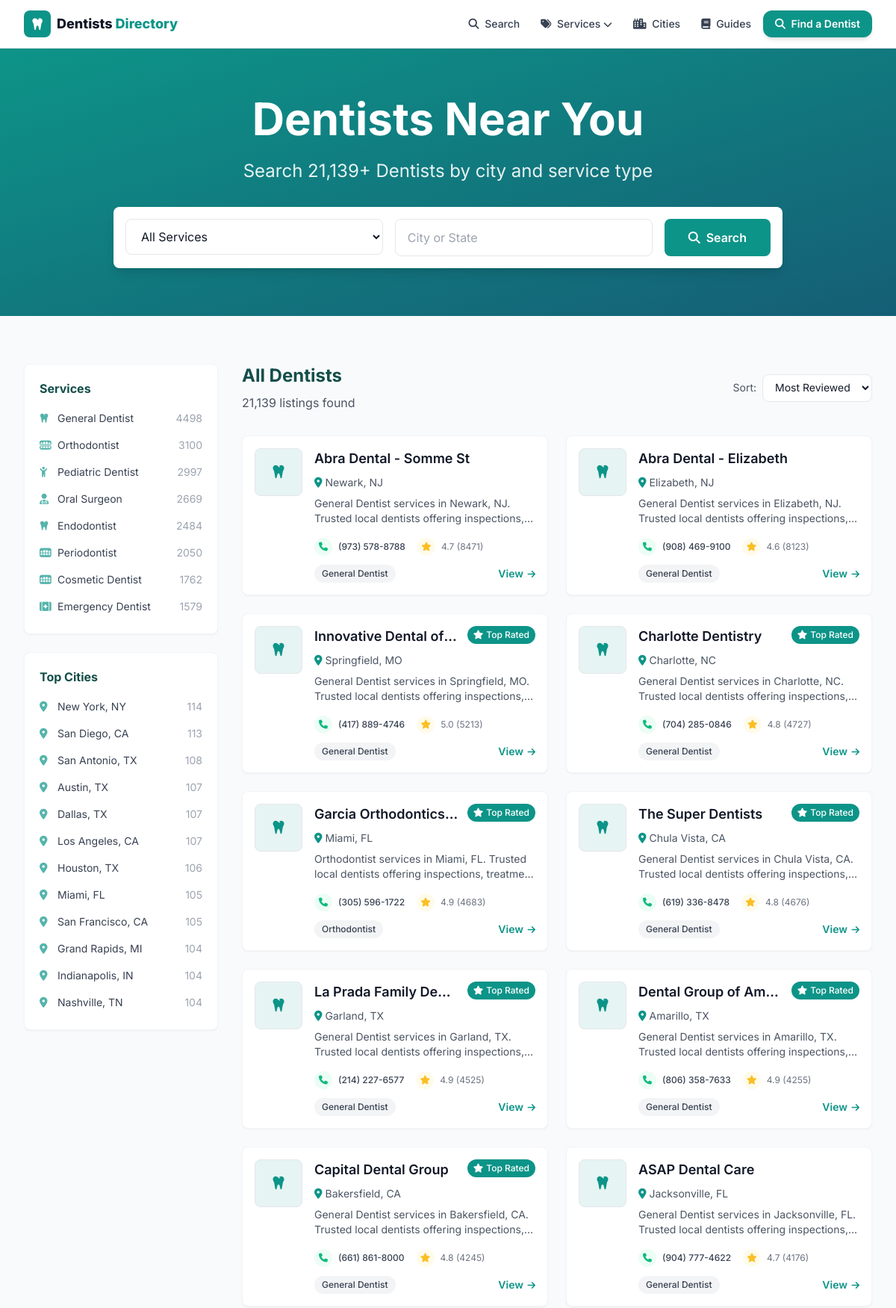
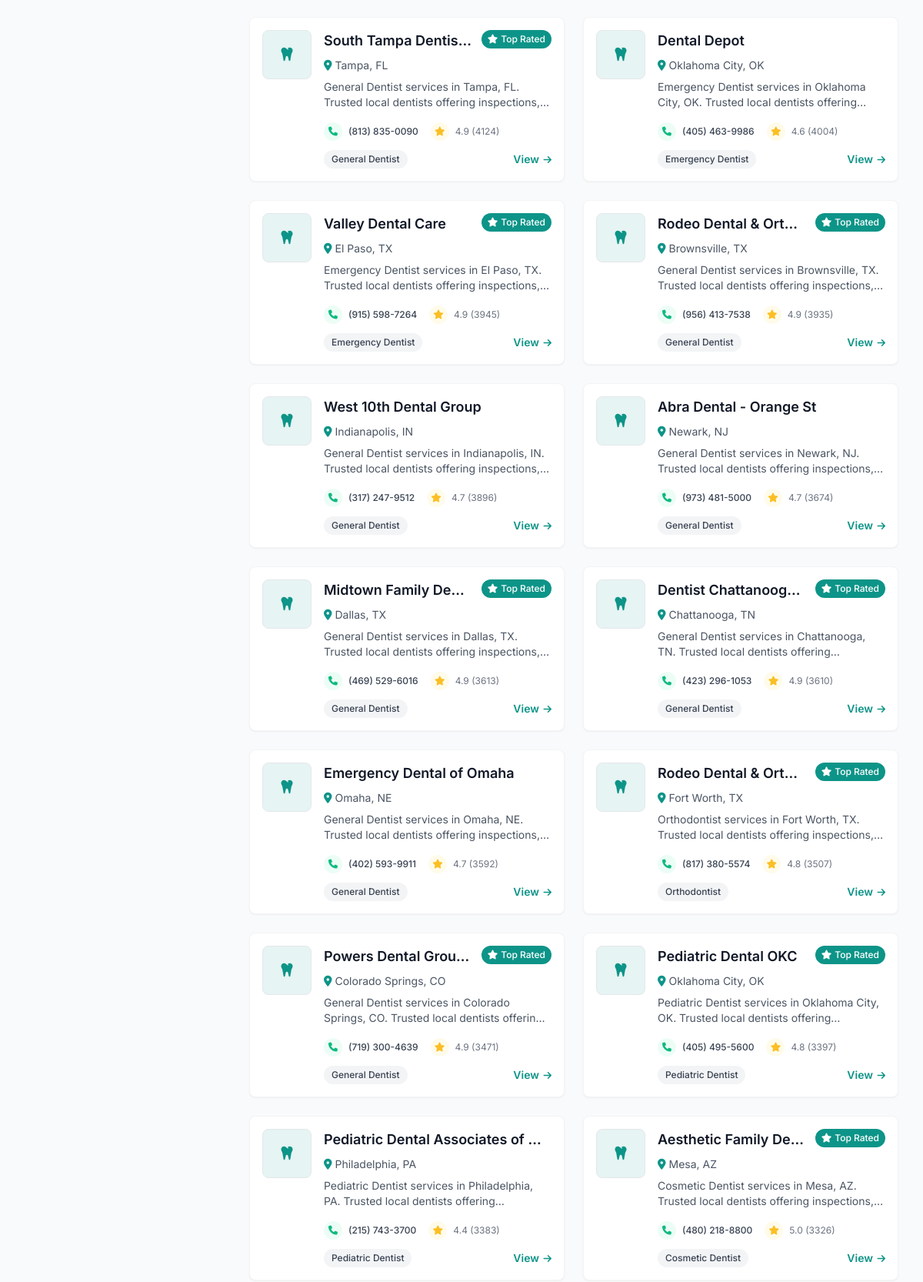
The page / (upper part) on the database its author committed (2 pictures, top to bottom).
### tables this page shows
CREATE TABLE listings (
    id          INTEGER PRIMARY KEY AUTOINCREMENT,
    name        TEXT NOT NULL,
    slug        TEXT UNIQUE NOT NULL,
    category    TEXT,
    city        TEXT,
    state       TEXT,
    address     TEXT,
    phone       TEXT,
    website     TEXT,
    lat         REAL,
    lng         REAL,
    rating      REAL,
    reviews     INTEGER,
    hours       TEXT,           -- JSON blob
    maps_url    TEXT,
    cid         TEXT,           -- google place CID, used for dedup
    scraped_at  TEXT DEFAULT (datetime('now'))
);

### web/app.py (the view)
@app.route("/")
def home():
    d = get_db()
    sort = request.args.get("sort", "reviews")
    order = {"reviews": "reviews DESC", "rating": "rating DESC, reviews DESC",
             "name": "name ASC"}.get(sort, "reviews DESC")
    listings = d.execute(
        f"SELECT * FROM listings ORDER BY {order} LIMIT 24").fetchall()
    cities = d.execute(
        "SELECT city, state, COUNT(*) n FROM listings "
        "GROUP BY city, state ORDER BY n DESC LIMIT 24").fetchall()
    cats = d.execute(
        "SELECT category, COUNT(*) n FROM listings "
        "WHERE category IS NOT NULL GROUP BY category ORDER BY n DESC").fetchall()
    total = dbmod.count(d)
    return render_template("index.html", listings=listings, cities=cities,
                           cats=cats, total=total, sort=sort)

### scraper/db.py (called while the page is built)
def slugify(value: str) -> str:
    value = unicodedata.normalize("NFKD", value).encode("ascii", "ignore").decode()
    value = re.sub(r"[^\w\s-]", "", value).strip().lower()
    return re.sub(r"[-\s]+", "-", value)

def count(conn) -> int:
    return conn.execute("SELECT COUNT(*) FROM listings").fetchone()[0]

### web/app.py (called while the page is built)
def get_db():
    if "db" not in g:
        uri = f"file:{dbmod.DB_PATH.as_posix()}?mode=ro&immutable=1"
        g.db = sqlite3.connect(uri, uri=True)
        g.db.row_factory = sqlite3.Row
    return g.db

def slugify(s):
    return dbmod.slugify(s or "")

@app.context_processor
def inject_globals():
    cats = [r["category"] for r in get_db().execute(
        "SELECT DISTINCT category FROM listings WHERE category IS NOT NULL "
        "ORDER BY category")]
    return {
        "SITE_NAME": app.config["SITE_NAME"],
        "ALL_CATEGORIES": cats,
        "CATEGORY_ICONS": CATEGORY_ICONS,
        "ADSENSE_CLIENT": app.config["ADSENSE_CLIENT"],
        "GA_ID": app.config["GA_ID"],
        "DOMAIN": app.config["DOMAIN"],
        "GSC_VERIFICATION": app.config["GSC_VERIFICATION"],
        "STATE_NAMES": STATE_NAMES,
        "cat_slug": slugify,
    }

### web/templates/index.html (shortened to what this page needs)
{% extends "base.html" %}
{% from "_macros.html" import card %}
{% block content %}
<section class="bg-gradient-to-br from-primary to-gradient text-white py-16">
  <div class="max-w-7xl mx-auto px-4 sm:px-6 lg:px-8 text-center">
    <h1 class="text-4xl md:text-6xl font-heading font-bold mb-6">Dentists Near You</h1>
    <p class="text-xl md:text-2xl mb-8 text-white/90 max-w-3xl mx-auto">Search {{ "{:,}".format(total) }}+ Dentists by city and service type</p>
    <div class="max-w-4xl mx-auto">
      <form method="GET" action="/search" class="flex flex-col md:flex-row gap-4 bg-white rounded-lg p-4 shadow-lg">
        <div class="flex-1 relative">
          <select name="category" class="w-full px-4 py-3 text-gray-900 rounded-lg border border-gray-200 focus:border-primary focus:ring-2 focus:ring-primary/20 outline-none bg-white">
            <option value="">All Services</option>
          </select>
        </div>
        <div class="flex-1 relative">
          <input name="city" placeholder="City or State" class="w-full px-4 py-3 text-gray-900 rounded-lg border border-gray-200 focus:border-primary focus:ring-2 focus:ring-primary/20 outline-none">
        </div>
        <button class="bg-primary hover:opacity-90 text-white font-semibold px-8 py-3 rounded-lg whitespace-nowrap"><i class="fas fa-search mr-2"></i>Search</button>
      </form>
    </div>
  </div>
</section>
<section class="py-16 bg-gray-50">
  <div class="max-w-7xl mx-auto px-4 sm:px-6 lg:px-8">
    <div class="grid grid-cols-1 lg:grid-cols-4 gap-8">
      <aside class="lg:col-span-1 space-y-6">
        <div class="bg-white rounded-lg shadow-sm border border-gray-100 p-5">
          <h3 class="font-heading font-bold text-secondary mb-3">Services</h3>
          <ul class="space-y-1">
            {% for c in cats %}
            <li><a href="/category/{{ cat_slug(c.category) }}" class="flex items-center justify-between text-sm text-gray-700 hover:text-primary py-1.5">
              <span><i class="fa-solid {{ CATEGORY_ICONS.get(c.category,'fa-bug') }} mr-2 text-primary/70 w-4"></i>{{ c.category }}</span>
              <span class="text-gray-400">{{ c.n }}</span></a></li>
            {% endfor %}
          </ul>
        </div>
        <div class="bg-white rounded-lg shadow-sm border border-gray-100 p-5">
          <h3 class="font-heading font-bold text-secondary mb-3">Top Cities</h3>
          <ul class="space-y-1">
            {% for c in cities[:12] %}
            <li><a href="/{{ c.state|lower }}/{{ cat_slug(c.city) }}" class="flex items-center justify-between text-sm text-gray-700 hover:text-primary py-1.5">
              <span><i class="fas fa-map-marker-alt mr-2 text-primary/70 w-4"></i>{{ c.city }}, {{ c.state }}</span>
              <span class="text-gray-400">{{ c.n }}</span></a></li>
            {% endfor %}
          </ul>
        </div>
      </aside>
      <div class="lg:col-span-3">
        <div class="listings-container">
          <div class="flex flex-col sm:flex-row justify-between items-start sm:items-center mb-8">
            <div>
              <h2 class="text-2xl font-heading font-bold text-secondary mb-2">All Dentists</h2>
              <p class="text-gray-600">{{ "{:,}".format(total) }} listings found</p>
            </div>
            <div class="mt-4 sm:mt-0">
              <form method="GET" class="flex items-center space-x-2">
                <label class="text-sm text-gray-600">Sort:</label>
                <select name="sort" onchange="this.form.submit()" class="px-3 py-2 border border-gray-200 rounded-lg text-sm focus:border-primary outline-none bg-white">
                  <option value="reviews" {% if sort=='reviews' %}selected{% endif %}>Most Reviewed</option>
                </select>
              </form>
            </div>
          </div>
          <div class="grid grid-cols-1 md:grid-cols-2 gap-6 mb-8">
            {% for l in listings %}{{ card(l) }}{% endfor %}
          </div>
        </div>
      </div>
    </div>
  </div>
</section>
{% endblock %}

### web/templates/_macros.html (shortened to what this page needs)
{% macro card(l) %}
<div class="bg-white rounded-lg shadow-sm hover:shadow-md transition-all duration-200 overflow-hidden border border-gray-100">
  <div class="p-4">
    <div class="flex items-start space-x-4">
      <div class="flex-shrink-0">
      </div>
      <div class="flex-1 min-w-0">
        <div class="flex items-start mb-2">
          <h3 class="text-lg font-heading font-semibold text-gray-900 flex-1 min-w-0 mr-3">
            <a href="/listing/{{ l.slug }}" class="hover:text-primary block truncate">{{ l.name }}</a>
          </h3>
          {% if l.rating and l.rating >= 4.8 %}
          <span class="bg-primary text-white px-2 py-1 rounded-full text-xs font-medium flex-shrink-0">
            <i class="fas fa-star mr-1"></i><span class="hidden sm:inline">Top Rated</span></span>
          {% endif %}
        </div>
        <p class="text-sm text-gray-600 flex items-center mb-2">
          <i class="fas fa-map-marker-alt mr-1 text-primary"></i>
          <a href="/{{ l.state|lower }}/{{ l.city|slugify }}" class="hover:text-primary hover:underline">{{ l.city }}, {{ l.state }}</a>
        </p>
        <p class="text-gray-600 text-sm mb-4 line-clamp-2">
          {{ l.category or 'Dentists' }} services in {{ l.city }}, {{ l.state }}. Trusted local dentists offering inspections, treatment and prevention. Call for service and fast response.
        </p>
        <div class="flex items-center justify-between text-xs mb-3">
          <div class="flex items-center space-x-4">
            {% if l.phone %}
            <a href="tel:{{ l.phone|trim }}" class="flex items-center group transition-all duration-200 hover:text-emerald-600">
              <div class="w-6 h-6 rounded-full bg-emerald-50 flex items-center justify-center mr-2 group-hover:bg-emerald-100">
                <i class="fas fa-phone text-xs text-emerald-500"></i></div>
              <span class="hidden sm:inline text-gray-700 group-hover:text-emerald-600 font-medium">{{ l.phone|trim }}</span>
            </a>
            {% endif %}
            {% if l.reviews %}
            <div class="flex items-center text-gray-500">
              <div class="w-6 h-6 rounded-full bg-amber-50 flex items-center justify-center mr-2"><i class="fas fa-star text-xs text-amber-400"></i></div>
              <span>{{ "%.1f"|format(l.rating) }} ({{ l.reviews }})</span>
            </div>
            {% endif %}
          </div>
        </div>
        <div class="flex items-center justify-between">
          {% if l.category %}<span class="bg-gray-100 text-gray-700 px-2.5 py-1 rounded-full text-xs font-medium">{{ l.category }}</span>{% else %}<span></span>{% endif %}
          <a href="/listing/{{ l.slug }}" class="text-primary font-semibold text-sm hover:underline">View <i class="fas fa-arrow-right text-xs ml-0.5"></i></a>
        </div>
      </div>
    </div>
  </div>
</div>
{% endmacro %}

### web/templates/base.html (style rules this page uses)
body { font-family:'Inter',sans-serif }

### rows shown on the page
listings: city "Dallas", state "TX", n "107", name "La Prada Family De…", shows "Top Rated", city "Garland", category "General Dentist", phone "(214) 227-6577", rating "4.9", reviews "4525", name "Dental Group of Am…", city "Amarillo", phone "(806) 358-7633", reviews "4255", name "Rodeo Dental & Orth…", city "Brownsville", phone "(956) 413-7538", reviews "3935", name "Midtown Family De…", phone "(469) 529-6016", reviews "3613"
listings: city "Indianapolis", state "IN", n "104", name "West 10th Dental Group", category "General Dentist", phone "(317) 247-9512", rating "4.7", reviews "3896"
listings: name "Charlotte Dentistry", shows "Top Rated", city "Charlotte", state "NC", category "General Dentist", phone "(704) 285-0846", rating "4.8", reviews "4727"
listings: name "ASAP Dental Care", city "Jacksonville", state "FL", category "General Dentist", phone "(904) 777-4622", rating "4.7", reviews "4176"
listings: name "Dental Depot", city "Oklahoma City", state "OK", category "Emergency Dentist", phone "(405) 463-9986", rating "4.6", reviews "4004"
listings: name "Valley Dental Care", shows "Top Rated", city "El Paso", state "TX", category "Emergency Dentist", phone "(915) 598-7264", rating "4.9", reviews "3945"
listings: name "Rodeo Dental & Orth…", shows "Top Rated", city "Fort Worth", state "TX", category "Orthodontist", phone "(817) 380-5574", rating "4.8", reviews "3507"
listings: name "Powers Dental Grou…", shows "Top Rated", city "Colorado Springs", state "CO", category "General Dentist", phone "(719) 300-4639", rating "4.9", reviews "3471"
listings: name "Pediatric Dental OKC", shows "Top Rated", city "Oklahoma City", state "OK", category "Pediatric Dentist", phone "(405) 495-5600", rating "4.8", reviews "3397"
listings: name "Pediatric Dental Associates of…", city "Philadelphia", state "PA", category "Pediatric Dentist", phone "(215) 743-3700", rating "4.4", reviews "3383"
listings: name "Aesthetic Family De…", shows "Top Rated", city "Mesa", state "AZ", category "Cosmetic Dentist", phone "(480) 218-8800", rating "5.0", reviews "3326"

### other values the page prints
{{ "{:,}".format(total) }} "21,139"
{{ c.category }} "General Dentist" "Orthodontist" "Pediatric Dentist" "Oral Surgeon" "Endodontist" "Periodontist" "Cosmetic Dentist" "Emergency Dentist"
{{ c.n }} "4498" "3100" "2997" "2669" "2484" "2050" "1762" "1579"
{{ c.city }} "New York" "San Diego" "San Antonio" "Austin" "Los Angeles" "Houston" "Miami" "San Francisco" "Grand Rapids" "Nashville"
{{ c.state }} "NY" "CA" "TX" "TX" "CA" "TX" "FL" "CA" "MI" "TN"
{{ c.n }} "114" "113" "108" "107" "107" "106" "105" "105" "104" "104"
{{ l.name }} "Abra Dental - Somme St" "Abra Dental - Elizabeth" "Innovative Dental of…" "Garcia Orthodontics…" "The Super Dentists" "Capital Dental Group" "South Tampa Dentis…" "Abra Dental - Orange St" "Dentist Chattanoog…" "Emergency Dental of Omaha"
{{ l.city }} "Newark" "Elizabeth" "Springfield" "Miami" "Chula Vista" "Bakersfield" "Tampa" "Newark" "Chattanooga" "Omaha"
{{ l.state }} "NJ" "NJ" "MO" "FL" "CA" "CA" "FL" "NJ" "TN" "NE"
{{ l.category or 'Dentists' }} "General Dentist" "General Dentist" "General Dentist" "Orthodontist" "General Dentist" "General Dentist" "General Dentist" "General Dentist" "General Dentist" "General Dentist"
{{ l.phone|trim }} "(973) 578-8788" "(908) 469-9100" "(417) 889-4746" "(305) 596-1722" "(619) 336-8478" "(661) 861-8000" "(813) 835-0090" "(973) 481-5000" "(423) 296-1053" "(402) 593-9911"
{{ "%.1f"|format(l.rating) }} "4.7" "4.6" "5.0" "4.9" "4.8" "4.8" "4.9" "4.7" "4.9" "4.7"
{{ l.reviews }} "8471" "8123" "5213" "4683" "4676" "4245" "4124" "3674" "3610" "3592"
{{ l.category }} "General Dentist" "General Dentist" "General Dentist" "Orthodontist" "General Dentist" "General Dentist" "General Dentist" "General Dentist" "General Dentist" "General Dentist"
